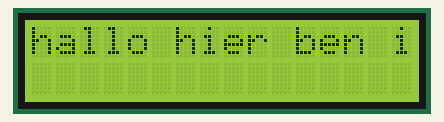
Simulated run of this sketch. Board: Arduino Uno, built with avr-gcc and run on an emulated ATmega328P. On the bench: 16×2 character LCD.

Above: at 0.23 s.
At 0.85 s:
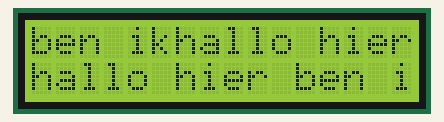
At 1.47 s:
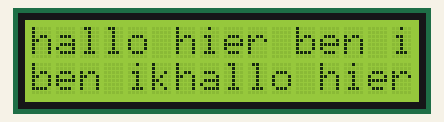

The sketch:

display_test.ino
```cpp
#include <LCD.h>
#include <LiquidCrystal_I2C.h>


LiquidCrystal_I2C lcd(0x27, 2, 1, 0, 4, 5, 6, 7, 3, POSITIVE);

//LiquidCrystal_I2C lcd(0x38, BACKLIGHT_PIN, POSITIVE);  // Set the LCD I2C address


// Creat a set of new characters


void setup()
{
   lcd.begin (16, 2);
   lcd.setBacklight(HIGH);
   lcd.setCursor(0,0);
}
void loop()
{
   lcd.print("hallo hier ben ik");
}
```

Measured:
- by itself, everything shown: repeats every 1.2 s, in 4 steps
